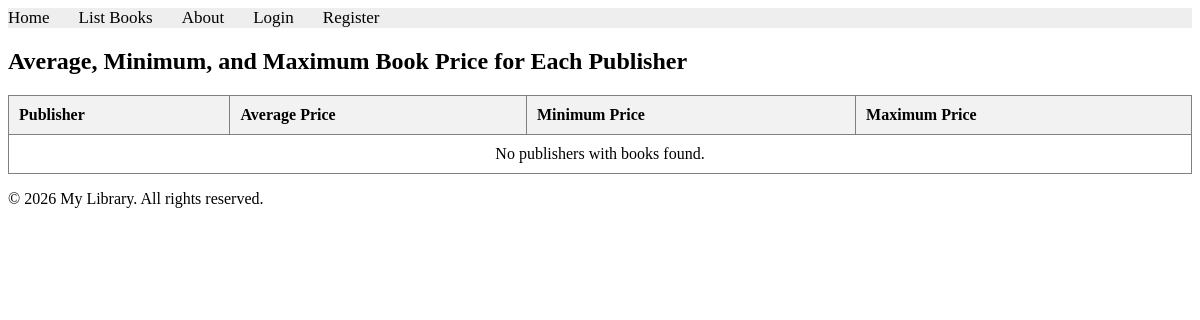
The page /books/lab9/task4 on the database as committed earlier.
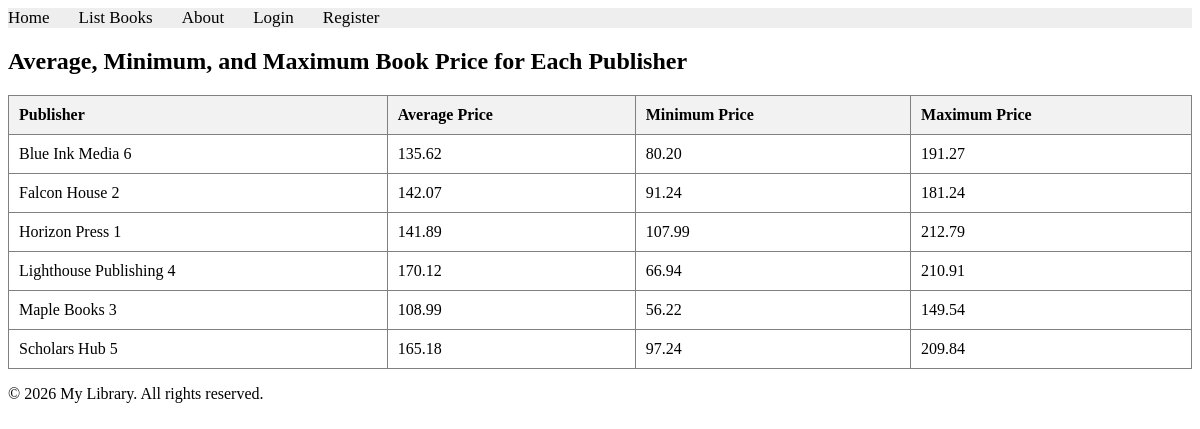
The same page on the database as committed later.
### apps/bookmodule/models.py (models this page shows, shortened)
class Publisher(models.Model):
    name = models.CharField(max_length=200)
    location = models.CharField(max_length=300)

### apps/bookmodule/views.py (the view)
# urls.py: path('lab9/task4', views.lab9_task4, name="books.lab9_task4"),
def lab9_task4(request):
    publishers = Publisher.objects.annotate(
        average_price=Avg('book__price'),
        min_price=Min('book__price'),
        max_price=Max('book__price'),
    ).filter(book__isnull=False).distinct().order_by('name')
    return render(
        request,
        'bookmodule/lab9_task4.html',
        {'publishers': publishers},
    )

### apps/templates/bookmodule/lab9_task4.html (shortened to what this page needs)
{% extends "layouts/base.html" %}
{% block content %}
<h2>Average, Minimum, and Maximum Book Price for Each Publisher</h2>
<table border="1" style="width: 100%; border-collapse: collapse; margin-top: 20px;">
    <thead>
        <tr style="background-color: #f2f2f2; text-align: left;">
            <th style="padding: 10px;">Publisher</th>
            <th style="padding: 10px;">Average Price</th>
            <th style="padding: 10px;">Minimum Price</th>
            <th style="padding: 10px;">Maximum Price</th>
        </tr>
    </thead>
    <tbody>
        {% for publisher in publishers %}
        <tr>
            <td style="padding: 10px;">{{ publisher.name }}</td>
            <td style="padding: 10px;">{{ publisher.average_price|floatformat:2 }}</td>
            <td style="padding: 10px;">{{ publisher.min_price|floatformat:2 }}</td>
            <td style="padding: 10px;">{{ publisher.max_price|floatformat:2 }}</td>
        </tr>
        {% empty %}
        <tr>
            <td colspan="4" style="text-align: center; padding: 10px;">No publishers with books found.</td>
        </tr>
        {% endfor %}
    </tbody>
</table>
{% endblock content %}

Rows that differ between the two databases and show on the page:
added Publisher: name "Blue Ink Media 6", average_price "135.62", min_price "80.20", max_price "191.27"
added Publisher: name "Falcon House 2", average_price "142.07", min_price "91.24", max_price "181.24"
added Publisher: name "Horizon Press 1", average_price "141.89", min_price "107.99", max_price "212.79"
added Publisher: name "Lighthouse Publishing 4", average_price "170.12", min_price "66.94", max_price "210.91"
added Publisher: name "Maple Books 3", average_price "108.99", min_price "56.22", max_price "149.54"
added Publisher: name "Scholars Hub 5", average_price "165.18", min_price "97.24", max_price "209.84"
Other text that changed with them:
text no longer shown: "No publishers with books found."
